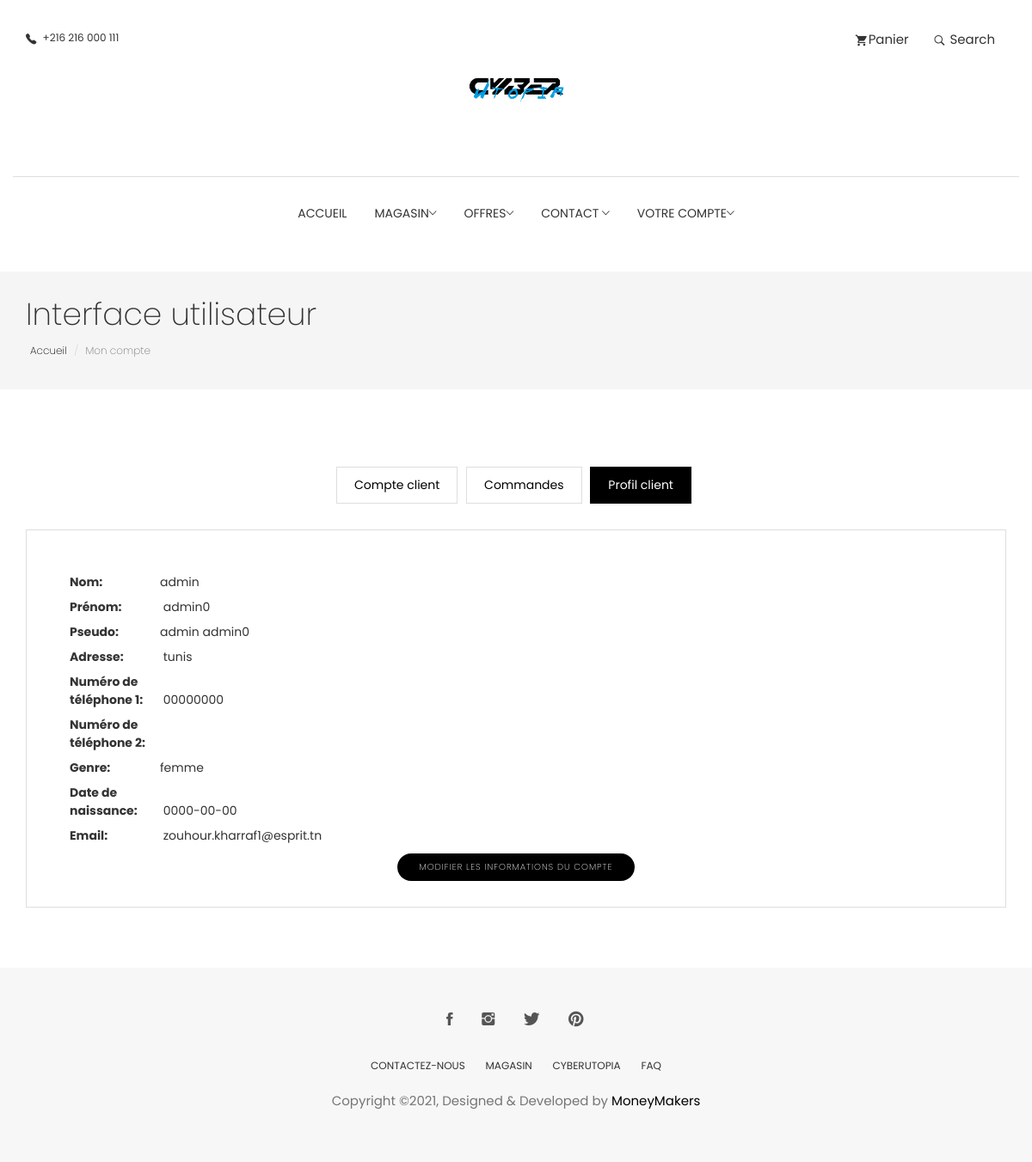
Screenshot of /themes/front-office/Views/profile-details.php (signed in) with the database file from the repository.
### tables this page shows
CREATE TABLE `utilisateur` (
  `IdUtilisateur` int(11) NOT NULL,
  `NomUtilisateur` varchar(25) NOT NULL,
  `PrenomUtilisateur` varchar(25) NOT NULL,
  `PseudoUtilisateur` varchar(30) NOT NULL,
  `AdresseUtilisateur` varchar(50) NOT NULL,
  `Tel1Utilisateur` varchar(8) NOT NULL,
  `Tel2Utilisateur` varchar(8) NOT NULL,
  `GenreUtilisateur` varchar(10) NOT NULL,
  `DatenaissUtilisateur` date NOT NULL,
  `EmailUtilisateur` varchar(40) NOT NULL,
  `MpUtilisateur` varchar(25) NOT NULL,
  `RoleUtilisateur` varchar(20) NOT NULL
);

### themes/front-office/Controller/UtilisateurC.php (called while the page is built, shortened)
<?php
class UtilisateurC{
    function recupererutilisateur_via_email($email_utilisateur){
        $sql="SELECT * from utilisateur where EmailUtilisateur='" . $email_utilisateur . "'";
        $db = config::getConnexion();
        try{
            $query=$db->prepare($sql);
            $query->execute();
            $utilisateur=$query->fetch();
            return $utilisateur;
        }
        catch (Exception $e){
            die('Erreur: '.$e->getMessage());
        }
    }
}
?>

### themes/front-office/Views/profile-details.php (the view, shortened to what this page needs)
<!DOCTYPE html>
<html lang="en">
<head>
  <link rel="stylesheet" href="../plugins/themefisher-font/style.css">
  <link rel="stylesheet" href="../plugins/bootstrap/css/bootstrap.min.css">
  <link rel="stylesheet" href="../plugins/animate/animate.css">
  <link rel="stylesheet" href="../plugins/slick/slick.css">
  <link rel="stylesheet" href="../plugins/slick/slick-theme.css">
  <link rel="stylesheet" href="../css/style.css">
</head>
<body id="body">
<section class="top-header">
	<div class="container">
		<div class="row">
			<div class="col-md-4 col-xs-12 col-sm-4">
				<div class="contact-number">
					<i class="tf-ion-ios-telephone"></i>
					<span>+216 216 000 111</span>
				</div>
			</div>
			<div class="col-md-4 col-xs-12 col-sm-4">
				<div class="logo text-center">
					<a href="/cyberutopia/themes/front-office/index.php">
						<img src="../images/photo_logo.png" alt="" width="135" height="135">
					</a>
				</div>
			</div>
			<div class="col-md-4 col-xs-12 col-sm-4">
				<ul class="top-menu text-right list-inline">
					<li class="dropdown cart-nav dropdown-slide">
						<a href="#!" class="dropdown-toggle" data-toggle="dropdown" data-hover="dropdown"><i
								class="tf-ion-android-cart"></i>Panier</a>
					</li>
					<li class="dropdown search dropdown-slide">
						<a href="#!" class="dropdown-toggle" data-toggle="dropdown" data-hover="dropdown"><i
								class="tf-ion-ios-search-strong"></i> Search</a>
					</li>
				</ul>
			</div>
		</div>
	</div>
</section>
<section class="menu">
	<nav class="navbar navigation">
		<div class="container">
			<div id="navbar" class="navbar-collapse collapse text-center">
				<ul class="nav navbar-nav">
					<li class="dropdown ">
						<a href="/cyberutopia/themes/front-office/index.php">Accueil</a>
					</li>
				<li class="dropdown dropdown-slide">
						<a href="#!" class="dropdown-toggle" data-toggle="dropdown" data-hover="dropdown" data-delay="350"
							role="button" aria-haspopup="true" aria-expanded="false">Magasin<span
								class="tf-ion-ios-arrow-down"></span></a>
					</li>
					<li class="dropdown full-width dropdown-slide">
						<a href="#!" class="dropdown-toggle" data-toggle="dropdown" data-hover="dropdown" data-delay="350"
							role="button" aria-haspopup="true" aria-expanded="false">Offres<span
								class="tf-ion-ios-arrow-down"></span></a>
					</li>
					<li class="dropdown dropdown-slide">
						<a href="#!" class="dropdown-toggle" data-toggle="dropdown" data-hover="dropdown" data-delay="350"
							role="button" aria-haspopup="true" aria-expanded="false">Contact <span
								class="tf-ion-ios-arrow-down"></span></a>
					</li>
					<li class="dropdown dropdown-slide">
						<a href="#!" class="dropdown-toggle" data-toggle="dropdown" data-hover="dropdown" data-delay="350"
							role="button" aria-haspopup="true" aria-expanded="false">Votre Compte<span
								class="tf-ion-ios-arrow-down"></span></a>
					</li>
				</ul>
			</div>
		</div>
	</nav>
</section>
<section class="page-header">
	<div class="container">
		<div class="row">
			<div class="col-md-12">
				<div class="content">
					<h1 class="page-name">Interface utilisateur</h1>
					<ol class="breadcrumb">
						<li><a href="index.html">Accueil</a></li>
						<li class="active">Mon compte</li>
					</ol>
				</div>
			</div>
		</div>
	</div>
</section>
<section class="user-dashboard page-wrapper">
  <div class="container">
    <div class="row">
      <div class="col-md-12">
        <ul class="list-inline dashboard-menu text-center">
          <li><a href="../dashboard.html">Compte client</a></li>
          <li><a href="../order.html">Commandes</a></li>
          <li><a class="active"  href="../profile-details.html">Profil client</a></li>
        </ul>
        <div class="dashboard-wrapper dashboard-user-profile">
          <div class="media">
        <?php
    include_once '..\Controller\UtilisateurC.php';
	   $utilisateurC = new UtilisateurC();
			if(isset($_SESSION['e']))
			{
				$utilisateur = $utilisateurC->recupererutilisateur_via_email($_SESSION['e']);
	   	?>
            <div class="media-body">
              <ul class="user-profile-list">
                <li><span>Nom: </span><?php echo $utilisateur['NomUtilisateur']; ?></li>
                <li><span>Prénom: </span> <?php echo $utilisateur['PrenomUtilisateur']; ?> </li>
				<li><span>Pseudo: </span><?php echo $utilisateur['PseudoUtilisateur']; ?></li>
				<li><span>Adresse: </span> <?php echo $utilisateur['AdresseUtilisateur']; ?> </li>
				<li><span>Numéro de téléphone 1: </span> <?php echo $utilisateur['Tel1Utilisateur']; ?> </li>
				<li><span>Numéro de téléphone 2: </span> <?php echo $utilisateur['Tel2Utilisateur']; ?> </li>
				<li><span>Genre: </span><?php echo $utilisateur['GenreUtilisateur']; ?></li>
				<li><span>Date de naissance: </span> <?php echo $utilisateur['DatenaissUtilisateur']; ?> </li>
                <li><span>Email: </span> <?php echo $utilisateur['EmailUtilisateur']; ?> </li>
              </ul>
			  <p>
			  <strong><center>
			  <form method="POST" action="update.php">
						<input type="submit" name="Modifier" value="Modifier les informations du compte" class="btn btn-main btn-small btn-round-full">
					</form>
					</center></strong>
			  </p>
            </div>
			<?php
             }
            ?>
          </div>
        </div>
      </div>
    </div>
  </div>
</section>
<footer class="footer section text-center">
	<div class="container">
		<div class="row">
			<div class="col-md-12">
				<ul class="social-media">
					<li>
						<a href="https://www.facebook.com/themefisher">
							<i class="tf-ion-social-facebook"></i>
						</a>
					</li>
					<li>
						<a href="https://www.instagram.com/themefisher">
							<i class="tf-ion-social-instagram"></i>
						</a>
					</li>
					<li>
						<a href="https://www.twitter.com/themefisher">
							<i class="tf-ion-social-twitter"></i>
						</a>
					</li>
					<li>
						<a href="https://www.pinterest.com/themefisher/">
							<i class="tf-ion-social-pinterest"></i>
						</a>
					</li>
				</ul>
				<ul class="footer-menu text-uppercase">
					<li>
						<a href="../contact.html">CONTACTEZ-NOUS</a>
					</li>
					<li>
						<a href="../shop.html">MAGASIN</a>
					</li>
					<li>
						<a href="../about.html">cyberutopia</a>
					</li>
					<li>
						<a href="../faq.html">FAQ</a>
					</li>
				</ul>
				<p class="copyright-text">Copyright &copy;2021, Designed &amp; Developed by <a href="https://themefisher.com/">MoneyMakers</a></p>
			</div>
		</div>
	</div>
</footer>
  </body>
  </html>

### themes/front-office/css/style.css (style rules this page uses)
body { line-height: 1.5; font-family: "Poppins", sans-serif; -webkit-font-smoothing: antialiased; }
p { font-family: "Poppins", sans-serif; color: #757575; font-size: 15px; }
h1, h2, h3, h4, h5, h6 { font-family: "Poppins", sans-serif; }
h1, h2, h3, h4, h5, h6 { font-weight: 400; }
ol, ul { margin: 0; padding: 0; list-style: none; }
a, a:focus, a:hover { text-decoration: none; outline: 0; color: #000; }
.btn-main, .btn-solid-border, .btn-transparent, .btn-small { background: #000; color: #fff; display: inline-block; font-size: 11px; letter-spacing: 1px; padding: 14px 35px; text-transform: uppercase; font-weight: 200; border-radius: 0; }
.btn-small { padding: 8px 25px; font-size: 10px; }
.btn-round-full { border-radius: 50px; }
.section { padding: 80px 0; }
.page-header { background: #f5f5f5; margin-top: 20px; border-bottom: none; padding: 30px 0; }
.page-header h1 { font-weight: 200; margin: 0 0 6px 0; }
.page-header .breadcrumb { background: transparent; padding: 5px; margin: 0; }
.page-header .breadcrumb li { font-weight: 200; font-size: 12px; }
.page-header .breadcrumb li a { color: #000; }
.page-wrapper { padding: 70px 0; }
.dropdown-slide { position: static; }
.top-header .container { padding-top: 35px; padding-bottom: 35px; border-bottom: 1px solid #dedede; }
.top-header .contact-number { font-size: 12px; color: #333; }
.top-header .contact-number i { margin-right: 4px; font-size: 18px; vertical-align: middle; }
.top-header .top-menu > li > a { color: #333; font-size: 15px; padding: 0 8px; }
.top-header .top-menu > li > a i { font-size: 16px; margin-right: 2px; vertical-align: middle; }
.top-header .logo a { display: inline-block; }
.navigation { margin-bottom: 0; padding: 10px 0; }
.navigation .navbar-nav > li { position: static; }
.navigation .navbar-nav > li > a { color: #333; font-size: 14px; padding: 20px 15px; text-transform: uppercase; transition: .2s ease-in-out 0s; border: 1px solid transparent; }
.navigation .container { position: relative; }
.navigation .navbar-nav { float: none; display: inline-block; }
.dashboard-menu .active { background: #000; color: #fff; border: 1px solid #000; }
.dashboard-menu li { padding: 0; margin: 0 3px; }
.dashboard-menu li a { padding: 10px 20px; border: 1px solid #dedede; display: inline-block; }
.dashboard-wrapper { border: 1px solid #dedede; margin-top: 30px; padding: 20px; }
.dashboard-user-profile .user-profile-list { margin-top: 30px; padding-left: 30px; }
.dashboard-user-profile .user-profile-list li { margin-bottom: 8px; }
.dashboard-user-profile .user-profile-list span { font-weight: bold; margin-right: 5px; width: 100px; display: inline-block; }
.footer { background: #F7F7F7; padding: 50px 0; }
.footer .footer-menu { margin-top: 30px; }
.footer .footer-menu li { display: inline-block; margin: 0 10px; }
.footer .footer-menu li a { color: #333; font-size: 12px; }
.footer .copyright-text { margin-top: 20px; }
.copyright-text a { color: #000; }
.social-media li { display: inline-block; margin: 0 5px; }
.social-media li a { padding: 8px 10px; }
.social-media li a i { font-size: 20px; color: #555; }

### rows the page displays
utilisateur: NomUtilisateur "admin", PrenomUtilisateur "admin0", PseudoUtilisateur "admin admin0", AdresseUtilisateur "tunis", Tel1Utilisateur "00000000", GenreUtilisateur "femme", DatenaissUtilisateur "0000-00-00", EmailUtilisateur "zouhour.kharraf1@esprit.tn"
